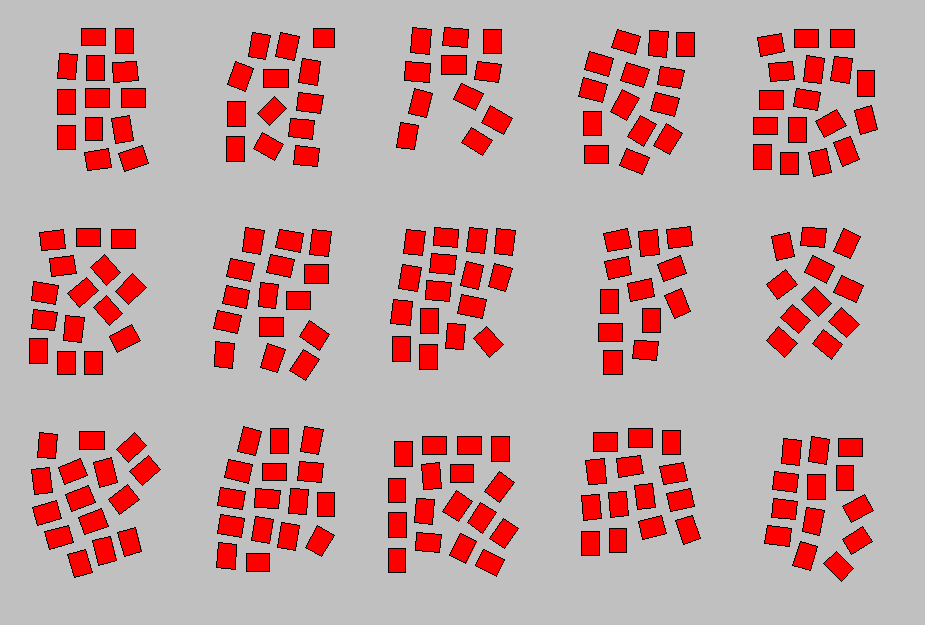
#> input picture backend/tests/assets/212_good.png, 925 x 625 px
$ python -i batch_process.py   (imports and definitions only)
#> lines starting #> are read from the running program, lines starting #| are printed output that depends on the picture
### backend/src/core/logging.py
import json
import logging
import logging.config
import logging.handlers
from pathlib import Path
from datetime import datetime as dt

from core.config import common_settings
from core.directory import directory


class MyTimedRotatingFileHandler(logging.handlers.TimedRotatingFileHandler):
    def __init__(self, **kwargs):
        super().__init__(**kwargs)
        self.namer = self.change_name

    # [14 lines left out: function change_name, not called in this run]


# Register the custom handler
logging.handlers.MyTimedRotatingFileHandler = MyTimedRotatingFileHandler


def setup_logging():
    logging_config_path = Path(__file__).parent / "json" / "logging.json"
    if logging_config_path.exists():
        with logging_config_path.open("rt") as f:
            config = json.load(f)
        # Update file paths in the logging configuration
        handlers = config.get("handlers", {})
        for handler_config in handlers.values():
            filename = handler_config.get("filename")
            if filename:
                handler_config["filename"] = str(directory.log_dir / filename)

        logging.config.dictConfig(config)
    else:
        logging.basicConfig(level=logging.INFO)


setup_logging()
logger = logging.getLogger(common_settings.ENV_STAGE)

### backend/src/utils/imageProcess/batch_process.py
import cv2
import numpy as np

from core.logging import logger


def get_batch(gray: np.ndarray, batch_setting: dict) -> list[dict[str, float]]:
    """Main function to call sub functions for retrieving batch data."""

    mask_image = mask_batch(gray, batch_setting["erode"], batch_setting["close"])
    batch_data = find_batch(mask_image)

    return batch_data


def mask_batch(gray: np.ndarray, erode_val: tuple, close_val: tuple) -> np.ndarray:
    """Return masked image after threshold and morphological transformations."""

    _, binary_image = cv2.threshold(gray, 250, 255, cv2.THRESH_BINARY_INV)

    # Apply morphological operations: erode and close
    kernel_erode = np.ones(erode_val, np.uint8)
    kernel_close = np.ones(close_val, np.uint8)

    # Erode to prevent merging between batches
    eroded_image = cv2.morphologyEx(binary_image, cv2.MORPH_ERODE, kernel_erode)
    # Close to merge neighbouring chips to form a huge blob mask
    closed_image = cv2.morphologyEx(eroded_image, cv2.MORPH_CLOSE, kernel_close)

    return closed_image


def find_batch(mask_image: np.ndarray) -> list[dict[str, float]]:
    """Return a list of batch coordinates."""

    # Use to remove noises (Stray Chips / Dirt)
    image_height, image_width = mask_image.shape[:2]
    thres_area = image_height * image_width * 0.01

    batch_data = []

    contours, _ = cv2.findContours(
        mask_image, cv2.RETR_EXTERNAL, cv2.CHAIN_APPROX_SIMPLE
    )

    for cnt in contours:
        (_, (width, height), _) = cv2.minAreaRect(cnt)
        blob_area = width * height

        if thres_area < blob_area:
            x, y, w, h = cv2.boundingRect(cnt)
            xc, yc = x + w / 2, y + h / 2

            # Factor depends on the size of image (RoundUp)
            factor = -(-image_height // 1000) * 1000
            index = round(yc / factor, 1) * factor**2 + xc
            batch_data.append(
                {"index": index, "x1": x, "y1": y, "x2": x + w, "y2": y + h}
            )

    batch_data = sorted(batch_data, key=lambda x: x["index"])
    logger.debug("Number of Batches found: %s", len(batch_data))

    return batch_data

>>> import cv2
>>> picture = cv2.imread('../../../tests/assets/212_good.png', cv2.IMREAD_GRAYSCALE)
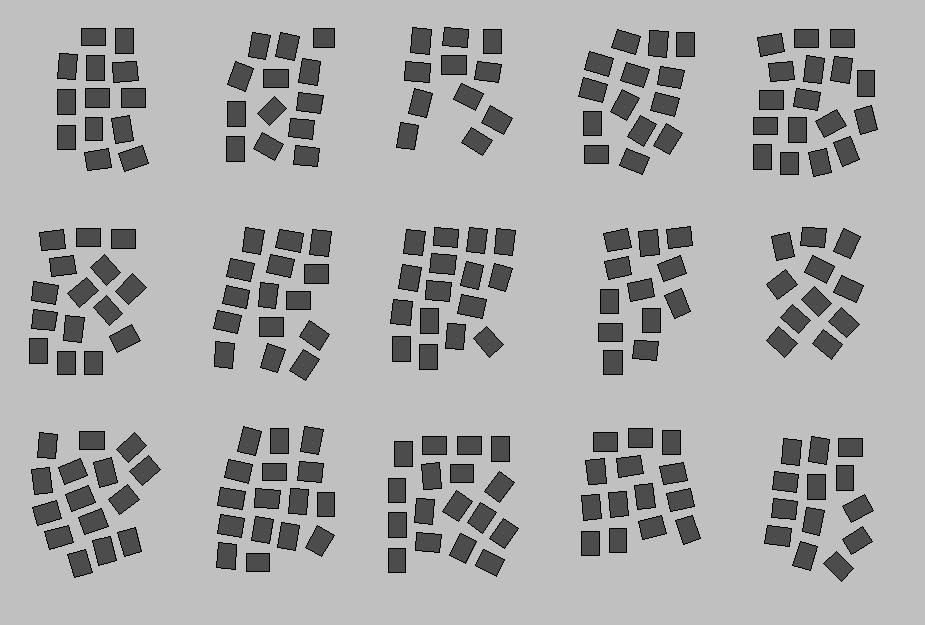
#> picture: shape (625, 925); min 0, max 192, mean 168.8
>>> result = find_batch(picture)
#> in find_batch, `contours, _ = cv2.findContours( mask_image, cv2.RETR_EXTERNAL, cv2.CHA..`: contours = [[[0, 0], [0, 624], [924, 624], [924, 0]]]
#> the loop in find_batch, `for cnt in contours:` made 1 pass
#> (cnt, width, height, blob_area, x, y, w, h) on pass 1: ([[0, 0], [0, 624], [924, 624], [924, 0]], 624, 924, 576576, 0, 0, 925, 625)
#> after the loop in find_batch, `for cnt in contours:`: batch_data = 1 item
#> (the run stopped early here; a loop or call above may not have finished)

$ run again, on backend/tests/assets/border_212_ng.png
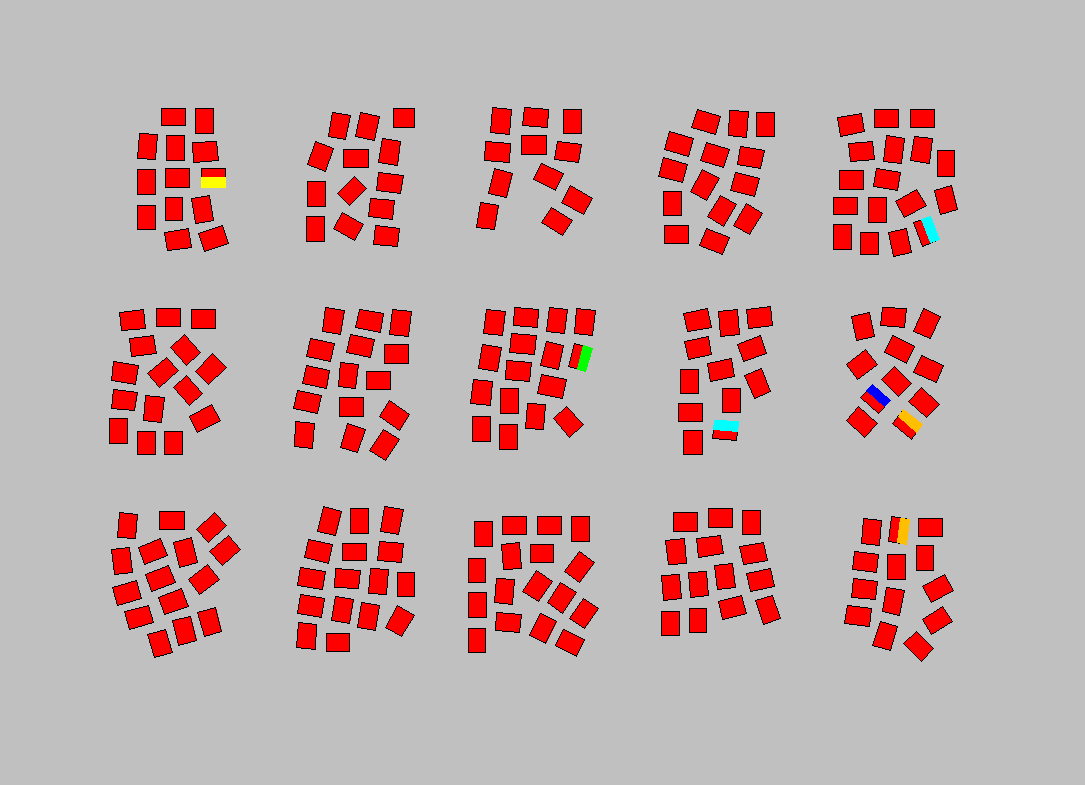
#> input picture backend/tests/assets/border_212_ng.png, 1085 x 785 px
#> `picture = cv2.imread('../../../tests/assets/212_good.png', cv2.IMREAD_..`:
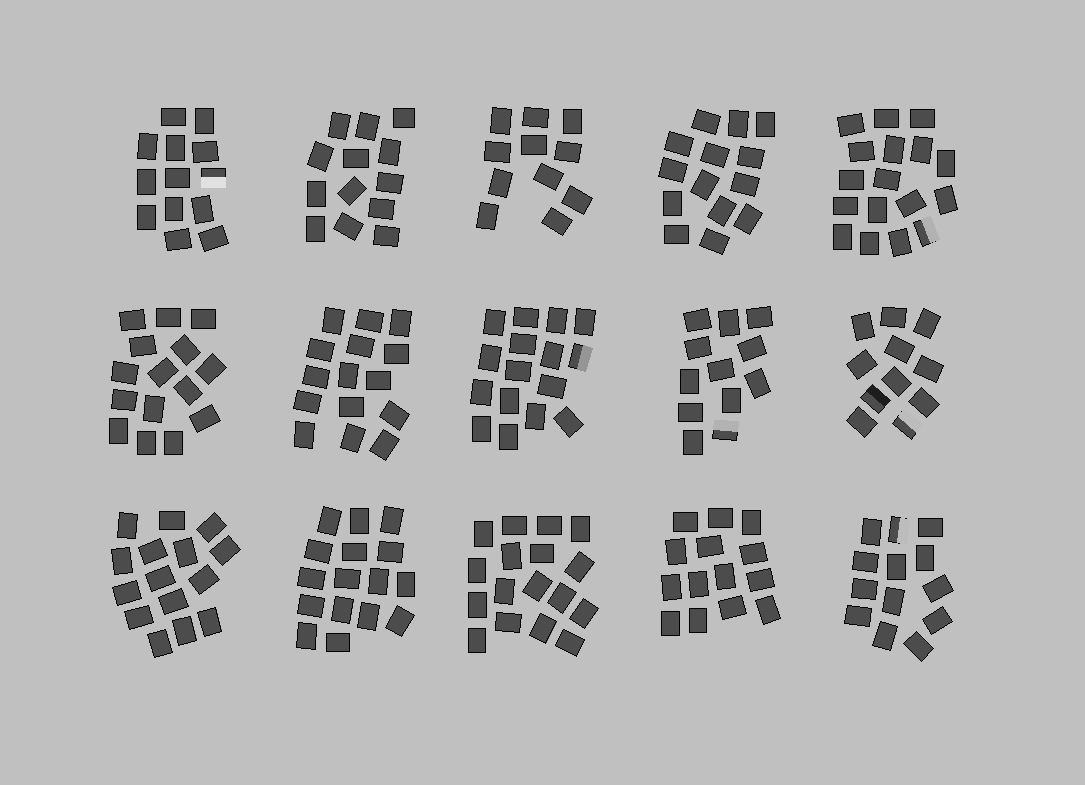
#> picture: shape (785, 1085); min 0, max 225, mean 176.4
#> contours = [[[0, 0], [0, 784], [1084, 784], [1084, 0]]]
#> the loop in find_batch, `for cnt in contours:` made 1 pass
#> (cnt, width, height, blob_area, x, y, w, h) on pass 1: ([[0, 0], [0, 784], [1084, 784], [1084, 0]], 784, 1084, 849856, 0, 0, 1085, 785)
#> after the loop in find_batch, `for cnt in contours:`: batch_data = 1 item
